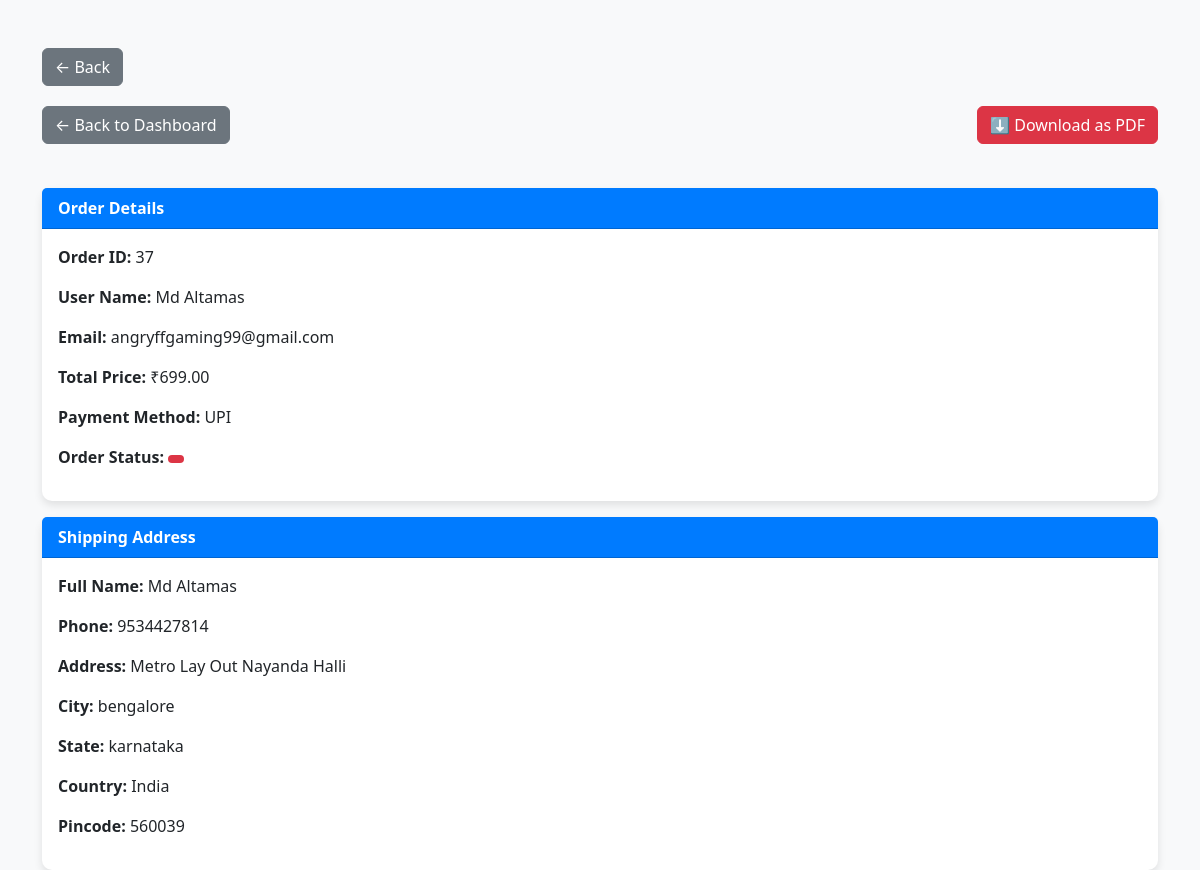
Page /admin_view_order.php?id=37 on the committed database.
### tables this page shows
CREATE TABLE `my_orders` (
  `id` int(11) NOT NULL,
  `order_id` varchar(100) NOT NULL,
  `user_id` int(11) NOT NULL,
  `product_id` int(11) NOT NULL,
  `quantity` int(11) NOT NULL DEFAULT 1,
  `total_price` decimal(10,2) NOT NULL,
  `payment_status` enum('pending','paid','failed','refunded') DEFAULT 'pending',
  `order_status` enum('pending','processing','shipped','delivered','canceled','refund_requested') NOT NULL,
  `tracking_id` varchar(100) DEFAULT NULL,
  `created_at` timestamp NOT NULL DEFAULT current_timestamp(),
  `updated_at` timestamp NOT NULL DEFAULT current_timestamp() ON UPDATE current_timestamp(),
  `status` enum('active','inactive') DEFAULT 'active',
  `transaction_id` varchar(255) NOT NULL,
  `payment_method` varchar(50) NOT NULL DEFAULT 'UPI',
  `coupon_code` varchar(50) DEFAULT NULL,
  `discount_amount` decimal(10,2) DEFAULT 0.00,
  `address` varchar(255) DEFAULT NULL,
  `phone` varchar(20) DEFAULT NULL,
  `refund_status` varchar(20) DEFAULT 'none',
  `address_id` int(11) DEFAULT NULL,
  `total_amount` decimal(10,2) NOT NULL,
  `order_date` datetime DEFAULT current_timestamp(),
  `product_name` varchar(255) DEFAULT NULL,
  `delivery_lat` varchar(50) DEFAULT NULL,
  `delivery_lng` varchar(50) DEFAULT NULL,
  `latitude` varchar(20) DEFAULT NULL,
  `longitude` varchar(20) DEFAULT NULL,
  `wallet_deduction` decimal(10,2) DEFAULT 0.00
);

CREATE TABLE `users` (
  `id` int(11) NOT NULL,
  `name` varchar(255) NOT NULL,
  `email` varchar(255) DEFAULT NULL,
  `phone` varchar(15) DEFAULT NULL,
  `password` varchar(255) NOT NULL,
  `profile_picture` varchar(255) DEFAULT NULL,
  `created_at` timestamp NOT NULL DEFAULT current_timestamp(),
  `mobile` varchar(15) NOT NULL,
  `status` enum('active','inactive','banned') DEFAULT 'active',
  `is_banned` tinyint(1) DEFAULT 0,
  `reset_token` varchar(255) DEFAULT NULL,
  `reset_token_expiry` datetime DEFAULT NULL,
  `reset_otp` varchar(6) DEFAULT NULL,
  `reset_otp_expiry` datetime DEFAULT NULL,
  `last_seen` datetime DEFAULT current_timestamp() ON UPDATE current_timestamp(),
  `last_active` datetime DEFAULT current_timestamp(),
  `referral_code` varchar(20) DEFAULT NULL,
  `referred_by` varchar(20) DEFAULT NULL,
  `referral_earned` tinyint(1) DEFAULT 0,
  `wallet_balance` decimal(10,2) DEFAULT 0.00
);

CREATE TABLE `addresses` (
  `id` int(11) NOT NULL,
  `user_id` int(11) NOT NULL,
  `name` varchar(255) NOT NULL,
  `phone` varchar(20) NOT NULL,
  `address` text NOT NULL,
  `city` varchar(100) NOT NULL,
  `state` varchar(100) NOT NULL,
  `country` varchar(100) NOT NULL DEFAULT 'India',
  `pincode` varchar(10) NOT NULL,
  `is_default` tinyint(1) NOT NULL DEFAULT 0,
  `created_at` timestamp NOT NULL DEFAULT current_timestamp(),
  `updated_at` timestamp NOT NULL DEFAULT current_timestamp() ON UPDATE current_timestamp(),
  `full_name` varchar(255) NOT NULL,
  `mobile` varchar(15) DEFAULT NULL,
  `type` varchar(20) DEFAULT NULL
);

### admin_view_order.php (the view, shortened to what this page needs)
<?php
include 'db.php';
$order_id = $_GET['id'];
$order_query = "SELECT my_orders.*, users.name, users.email FROM my_orders
                JOIN users ON my_orders.user_id = users.id
                WHERE my_orders.id = $order_id";
$order_result = $conn->query($order_query);
$order = $order_result->fetch_assoc();
$address_query = "SELECT * FROM addresses WHERE user_id = {$order['user_id']} ORDER BY is_default DESC, id ASC LIMIT 1";
$address_result = $conn->query($address_query);
$address = $address_result->fetch_assoc();
?>
<!DOCTYPE html>
<html lang="en">
<head>
    <link rel="stylesheet" href="https://cdn.jsdelivr.net/npm/bootstrap@5.3.0/dist/css/bootstrap.min.css">
</head><body>
<div class="container mt-5">
<a href="manage_refunds.php" class="btn btn-secondary btn-back">&larr; Back</a>
    <div class="d-flex justify-content-between mb-3">
        <a href="dashboard.php" class="btn btn-secondary btn-back">&larr; Back to Dashboard</a>
        <button class="btn btn-danger btn-download" onclick="downloadPDF()">⬇️ Download as PDF</button>
    </div>
    <div id="printSection">
        <div class="card mt-4">
            <div class="card-header">Order Details</div>
            <div class="card-body">
                <p><strong>Order ID:</strong> <?= $order['id']; ?></p>
                <p><strong>User Name:</strong> <?= htmlspecialchars($order['name']); ?></p>
                <p><strong>Email:</strong> <?= htmlspecialchars($order['email']); ?></p>
                <p><strong>Total Price:</strong> ₹<?= number_format($order['total_price'], 2); ?></p>
                <p><strong>Payment Method:</strong> <?= htmlspecialchars($order['payment_method']); ?></p>
                <p><strong>Order Status:</strong>
                    <span class="badge bg-<?= ($order['order_status'] == 'delivered') ? 'success' : (($order['order_status'] == 'pending') ? 'warning' : 'danger'); ?>">
                    </span>
                </p>
            </div>
        </div>
        <div class="card mt-3">
            <div class="card-header">Shipping Address</div>
            <div class="card-body">
                <?php if ($address): ?>
                    <p><strong>Full Name:</strong> <?= htmlspecialchars($address['full_name']); ?></p>
                    <p><strong>Phone:</strong> <?= htmlspecialchars($address['phone']); ?></p>
                    <p><strong>Address:</strong> <?= htmlspecialchars($address['address']); ?></p>
                    <p><strong>City:</strong> <?= htmlspecialchars($address['city']); ?></p>
                    <p><strong>State:</strong> <?= htmlspecialchars($address['state']); ?></p>
                    <p><strong>Country:</strong> <?= htmlspecialchars($address['country']); ?></p>
                    <p><strong>Pincode:</strong> <?= htmlspecialchars($address['pincode']); ?></p>
                <?php else: ?>
                    <p class="text-danger">No address found for this order.</p>
                <?php endif; ?>
            </div>
        </div>
    </div>
</div>
</body>
</html>

### admin_view_order.php (style rules this page uses)
body { background-color: #f8f9fa; }
.card { border-radius: 10px; box-shadow: 0 4px 8px rgba(0, 0, 0, 0.1); border: none; }
.card-header { font-weight: bold; background-color: #007bff; color: white; }
.btn-back, .btn-download { margin-bottom: 20px; }

### rows in the picture
my_orders: id "37", user.name "Md Altamas", user.email "angryffgaming99@gmail.com", total_price "699.00", payment_method "UPI"
addresses: full_name "Md Altamas", phone "9534427814", address "Metro Lay Out Nayanda Halli", city "bengalore", state "karnataka", country "India", pincode "560039"
